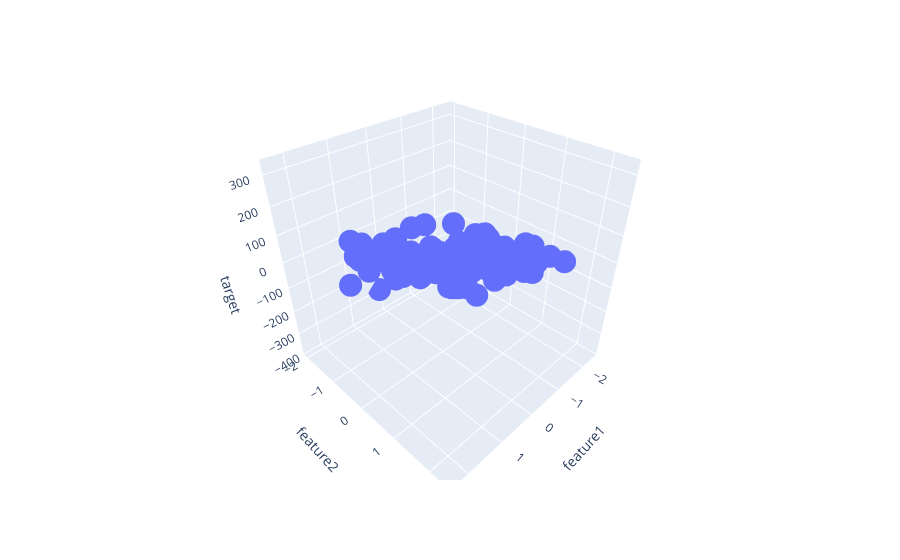

The notebook cell this image was saved under:
### Code cell
fig = px.scatter_3d(df, x="feature1", y="feature2", z="target")

fig.show()
